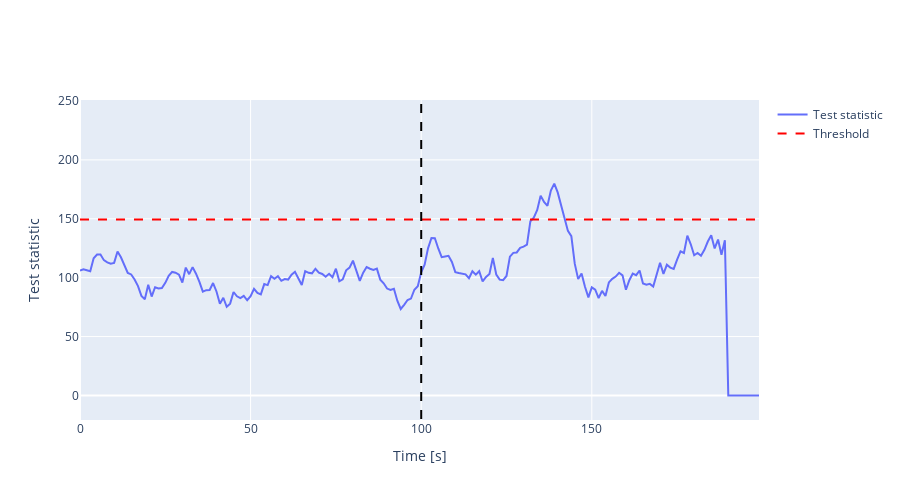

The notebook cell saved with this chart:
### Code cell
# Plot test statistic and threshold
fig = go.Figure()
fig.add_trace(go.Scatter(x=np.arange(len(qs)), y=qs, name='Test statistic'))
fig.add_trace(go.Scatter(x=np.arange(len(qs)), y=T*np.ones(len(qs)), name='Threshold', line=dict(color='red', dash='dash')))
# Add vertical line at start of spoofing attack
fig.add_shape(type="line", x0=ATTACK_START/GPS_RATE, y0=-20, x1=ATTACK_START/GPS_RATE, y1=250, line=dict(color="black", width=2, dash="dash"))
fig.update_layout(width=900, height=500, xaxis_title='Time [s]', yaxis_title='Test statistic')
#fig.update_layout(legend=dict(x=0.75, y=0.98), font=dict(size=18))
fig.show()

### Figure 1 — Plotly figure (JSON) as saved in the notebook; plotly's stock layout.template omitted (floating-point values rounded to 4 significant figures; data arrays with more than 128 entries replaced by an {"elided": "..."} marker saying what was removed)
{"data": [{"name": "Test statistic", "type": "scatter", "x": {"elided": "200 int values"}, "y": {"elided": "200 float values"}}, {"line": {"color": "red", "dash": "dash"}, "name": "Threshold", "type": "scatter", "x": {"elided": "200 int values"}, "y": {"elided": "200 float values"}}], "layout": {"height": 500, "shapes": [{"line": {"color": "black", "dash": "dash", "width": 2}, "type": "line", "x0": 100, "x1": 100, "y0": -20, "y1": 250}], "width": 900, "xaxis": {"title": {"text": "Time [s]"}}, "yaxis": {"title": {"text": "Test statistic"}}}}
